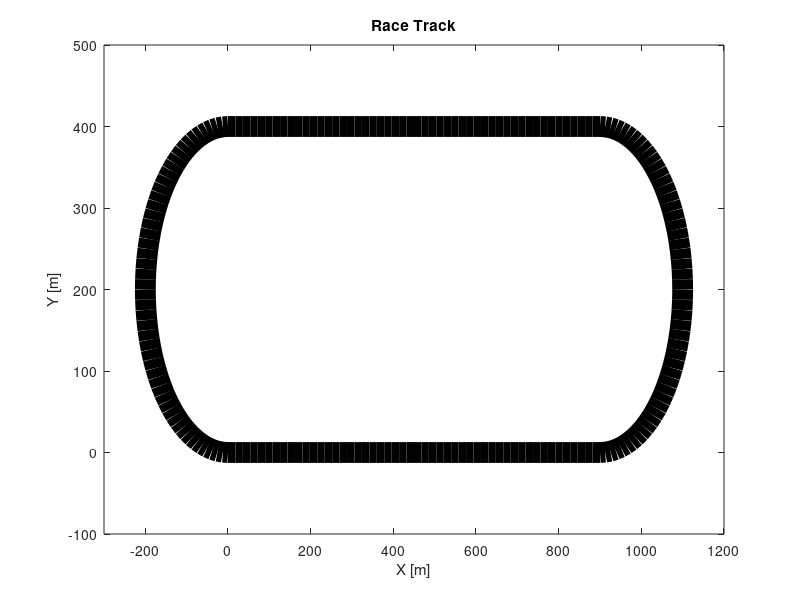

This chart was generated by the following MATLAB code:
radius = 200; % Radius
straight_length = 900; % Length
width = 15; % Width

waypoints = 100;

% Circumference of semi circle
circum = pi * radius; % 628.3185

% Step distance for straights and curves based on waypoints
d_s_straight = straight_length / (waypoints / 2); % Divide by 2 since two straight sections
d_s_curve = circum / (waypoints / 2); % Divide by 2 since two curved sections

% Calculate angle increment for curved sections
delta_theta = pi / (waypoints / 2); % Divide by 2 since two curved sections

% Initialize arrays
x_waypoints = zeros(1, waypoints * 2);
y_waypoints = zeros(1, waypoints * 2);
theta1_change = [] % radians
theta2_change = [] % radians

distance_traveled = 0; % Initial point of [0, 0]
theta = 0; % Initial angle

for i = 1:(waypoints * 2)
    % Update x and y coordinates
    if distance_traveled < straight_length
        % First straight 
        x_waypoints(i) = distance_traveled;
        y_waypoints(i) = 0;
        distance_traveled = distance_traveled + d_s_straight;
        disp(['dist=', num2str(distance_traveled), ' ds=', num2str(d_s_straight), ' str1'])
    elseif distance_traveled < straight_length + circum - 1
        % First curved
        x_waypoints(i) = straight_length + radius * sin(theta);
        y_waypoints(i) = radius - radius * cos(theta);
        theta1_change = ([theta1_change, theta]);
        theta = theta + delta_theta; % Update angle
        distance_traveled = distance_traveled + d_s_curve;
        disp(['dist=', num2str(distance_traveled), ' ds=', num2str(d_s_curve), ' curve1*******'])
    elseif distance_traveled < 2 * straight_length + circum - 1
        % Second straight
        x_waypoints(i) = straight_length - (distance_traveled - (straight_length + circum));
        y_waypoints(i) = 2 * radius;
        distance_traveled = distance_traveled + d_s_straight;
        disp(['dist=', num2str(distance_traveled), ' ds=', num2str(d_s_straight), ' str2------------------'])
    elseif distance_traveled < 2 * straight_length + 2 * circum
        % Second curved
        x_waypoints(i) = radius * sin(theta);
        y_waypoints(i) = radius - radius * cos(theta);
        theta2_change = ([theta1_change, theta]);
        theta = theta + delta_theta; % Update angle
        distance_traveled = distance_traveled + d_s_curve;
        disp(['dist=', num2str(distance_traveled), ' ds=', num2str(d_s_curve), ' curve2/////////////'])
    end
end

% adds last part of the x and y coordinates to connect to the 
x_waypoints = [x_waypoints, 0]; 
y_waypoints = [y_waypoints, 0];

% adds the last part of the changes in thetas to the angles for each semi
% circle
% in radians
index1 = length(theta1_change);
theta1_change = [theta1_change, theta1_change(index1) + delta_theta];
index2 = length(theta2_change);
theta2_change = theta2_change(1:end-1);
theta2_change = [theta2_change, theta2_change(index2 - 1) + delta_theta];
degrees1_change = rad2deg(theta1_change);
degrees2_change = rad2deg(theta2_change);

% Plot
figure;
plot(x_waypoints, y_waypoints, 'k', 'LineWidth', width);
xlim([-300, 1200]);
ylim([-100, 500]);
xlabel('X [m]');
ylabel('Y [m]');
title('Race Track');
